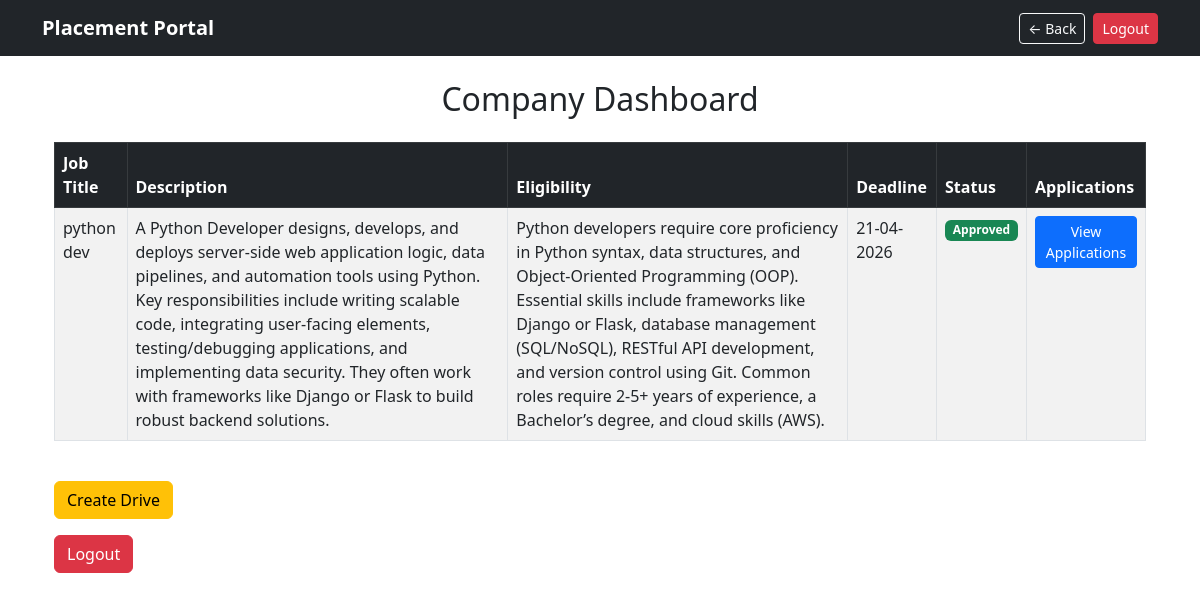
The app's page /company/dashboard (signed in) with its own data.
### app/models.py (models this page shows)
class PlacementDrive(db.Model):
    __tablename__='placement_drives'
    id=db.Column(db.Integer,primary_key=True)
    company_id=db.Column(db.Integer,db.ForeignKey('companies.id'))
    job_title=db.Column(db.String(100),nullable=False)
    job_description=db.Column(db.Text,nullable=False)
    eligibility_criteria=db.Column(db.Text,nullable=False)
    application_deadline=db.Column(db.DateTime,nullable=False)
    status=db.Column(db.String(20),default='Pending')
    jd_pdf = db.Column(db.String(200), nullable=True)
    company = db.relationship('Company', backref='drives')

### app/blueprints/company.py (the view)
@company_bp.route('/dashboard',methods=['GET'])
@company_required
def dashboard():
    drives=PlacementDrive.query.filter_by(company_id=current_user.company.id).all()
    return render_template('company/dashboard.html',drives=drives)

### app/models.py (called while the page is built)
@login_manager.user_loader
def load_user(user_id):
    return User.query.get(int(user_id))

### app/utils.py (called while the page is built)
def company_required(f):
    @wraps(f)
    def decorated(*args, **kwargs):
        if not current_user.is_authenticated or current_user.role != 'company':
            return abort(403)
        return f(*args, **kwargs)
    return decorated

### app/templates/company/dashboard.html (shortened to what this page needs)
{% extends 'base.html' %}
{% block content %}
<!DOCTYPE html>
<html>
<head>
    <link href="https://cdn.jsdelivr.net/npm/bootstrap@5.3.0/dist/css/bootstrap.min.css" rel="stylesheet">
</head>
<body>
<div class="container mt-4">
    <h2 class="mb-4 text-center">Company Dashboard</h2>
    <table class="table table-bordered table-striped table-hover">
        <thead class="table-dark">
            <tr>
                <th>Job Title</th>
                <th>Description</th>
                <th>Eligibility</th>
                <th>Deadline</th>
                <th>Status</th>
                <th>Applications</th>
            </tr>
        </thead>
        <tbody>
        {% for drive in drives %}
            <tr>
                <td>{{ drive.job_title }}</td>
                <td>{{ drive.job_description }}</td>
                <td>{{ drive.eligibility_criteria }}</td>
                <td>
                    {{ drive.application_deadline.strftime('%d-%m-%Y') if drive.application_deadline else 'N/A' }}
                </td>
                <td>
    <span class="badge
        {% if drive.status == 'Approved' %} bg-success
        {% elif drive.status == 'Rejected' %} bg-danger
        {% else %} bg-warning text-dark
        {% endif %}">
        {{ drive.status }}
    </span>
</td>
                <td>
                    <form action="/company/drive/{{ drive.id }}/applicants" method="get">
                        <button type="submit" class="btn btn-primary btn-sm">
                            View Applications
                        </button>
                    </form>
                </td>
                  {% endfor %}
            </tr>
        </tbody>
    </table>
    <div class="text-corner">
        <a href="{{url_for('company.create_drive')}}" class="btn btn-warning mt-4">Create Drive</a> <br>
        <a href="/logout" class="btn btn-danger mt-3">Logout</a>
    </div>
</div>
</body>
</html>
{% endblock %}

### records on screen
PlacementDrive: job_title "python dev", job_description "A Python Developer designs, develops, and deploys server-side web application logic, data pipelines, and automation tools using Python. Key responsibilities include writing scalable code, integrating user-facing elements, testing/debugging applications, and implementing data security. They often work with frameworks like Django or Flask to build robust backend solutions.", eligibility_criteria "Python developers require core proficiency in Python syntax, data structures, and Object-Oriented Programming (OOP). Essential skills include frameworks like Django or Flask, database management (SQL/NoSQL), RESTful API development, and version control using Git. Common roles require 2-5+ years of experience, a Bachelor’s degree, and cloud skills (AWS).", application_deadline "21-04-2026", status "Approved"
